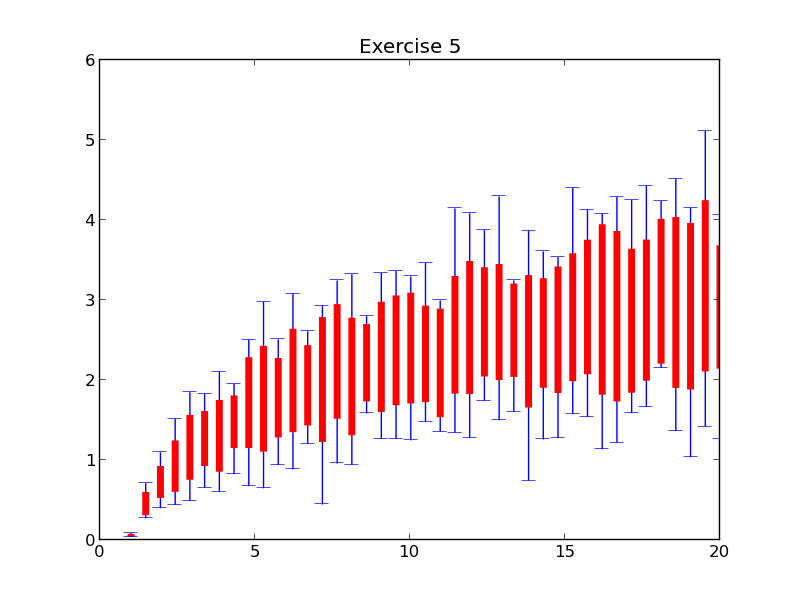

This chart was generated by the following Python code:
import matplotlib.pyplot as pyplot
import plotdata

pyplot.title('Exercise 5')

# Base data
x = plotdata.exercise05x
y = plotdata.exercise05y

# These values are for the red thick bars
yminus_inner = plotdata.exercise05y1
yplus_inner  = plotdata.exercise05y2

# These values are for the blue thin  bars
yminus_outer = plotdata.exercise05y3
yplus_outer =  plotdata.exercise05y4

pyplot.errorbar(x,y, yerr=(yminus_outer,yplus_outer), linestyle='', marker='', ecolor='blue', elinewidth=1.0, capsize=5.0)
pyplot.errorbar(x,y, yerr=(yminus_inner,yplus_inner), linestyle='', marker='', ecolor='red',  elinewidth=5.0, capsize=0)

pyplot.savefig('exercise05.png')
